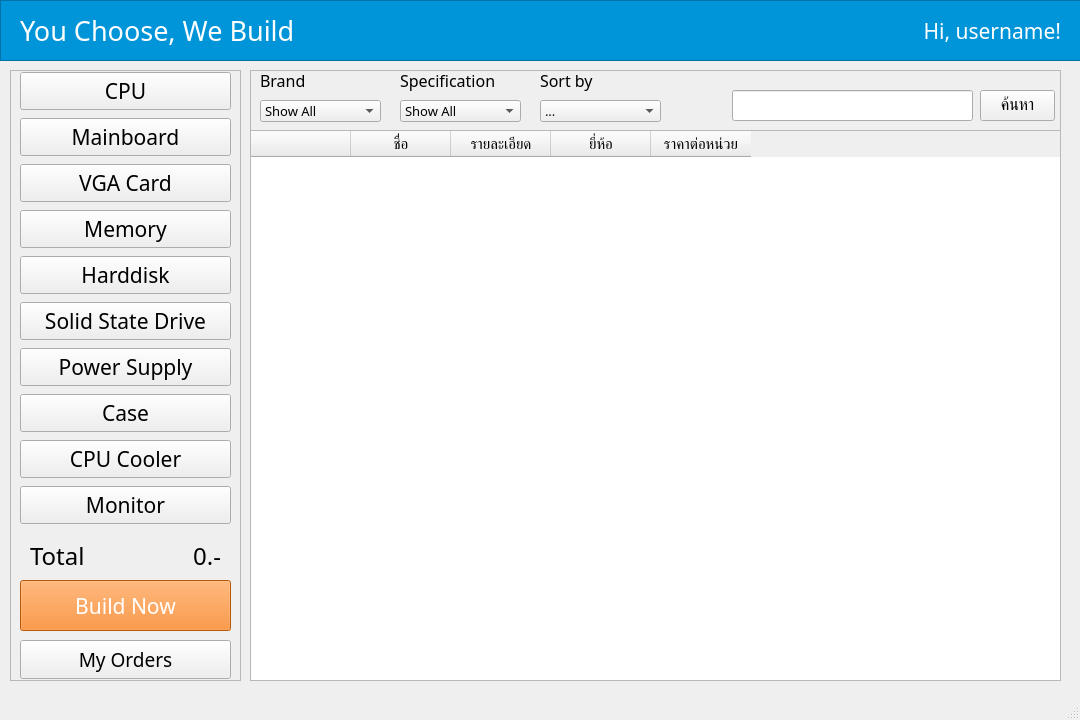
<?xml version="1.0" encoding="UTF-8"?>
<ui version="4.0">
 <class>frm_main_cus</class>
 <widget class="QMainWindow" name="frm_main_cus">
  <property name="windowModality">
   <enum>Qt::ApplicationModal</enum>
  </property>
  <property name="geometry">
   <rect>
    <x>0</x>
    <y>0</y>
    <width>1080</width>
    <height>720</height>
   </rect>
  </property>
  <property name="minimumSize">
   <size>
    <width>1080</width>
    <height>720</height>
   </size>
  </property>
  <property name="windowTitle">
   <string>You Choose, We Build</string>
  </property>
  <property name="styleSheet">
   <string notr="true"/>
  </property>
  <widget class="QWidget" name="centralwidget">
   <widget class="QFrame" name="frame_item">
    <property name="geometry">
     <rect>
      <x>250</x>
      <y>70</y>
      <width>811</width>
      <height>611</height>
     </rect>
    </property>
    <property name="font">
     <font>
      <family>Kanit</family>
     </font>
    </property>
    <property name="frameShape">
     <enum>QFrame::StyledPanel</enum>
    </property>
    <property name="frameShadow">
     <enum>QFrame::Raised</enum>
    </property>
    <widget class="QTableWidget" name="tbl_item">
     <property name="geometry">
      <rect>
       <x>0</x>
       <y>60</y>
       <width>811</width>
       <height>551</height>
      </rect>
     </property>
     <property name="font">
      <font>
       <family>Kanit</family>
       <pointsize>11</pointsize>
      </font>
     </property>
     <column>
      <property name="text">
       <string/>
      </property>
     </column>
     <column>
      <property name="text">
       <string>ชื่อ</string>
      </property>
     </column>
     <column>
      <property name="text">
       <string>รายละเอียด</string>
      </property>
     </column>
     <column>
      <property name="text">
       <string>ยี่ห้อ</string>
      </property>
     </column>
     <column>
      <property name="text">
       <string>ราคาต่อหน่วย</string>
      </property>
     </column>
    </widget>
    <widget class="QComboBox" name="cmb_brand">
     <property name="geometry">
      <rect>
       <x>10</x>
       <y>30</y>
       <width>121</width>
       <height>22</height>
      </rect>
     </property>
     <property name="font">
      <font>
       <family>Kanit Light</family>
       <pointsize>10</pointsize>
      </font>
     </property>
     <item>
      <property name="text">
       <string>Show All</string>
      </property>
     </item>
    </widget>
    <widget class="QLabel" name="lbl_brand">
     <property name="geometry">
      <rect>
       <x>10</x>
       <y>0</y>
       <width>47</width>
       <height>21</height>
      </rect>
     </property>
     <property name="font">
      <font>
       <family>Kanit</family>
       <pointsize>12</pointsize>
      </font>
     </property>
     <property name="text">
      <string>Brand</string>
     </property>
    </widget>
    <widget class="QLabel" name="lbl_spec">
     <property name="geometry">
      <rect>
       <x>150</x>
       <y>0</y>
       <width>101</width>
       <height>21</height>
      </rect>
     </property>
     <property name="font">
      <font>
       <family>Kanit</family>
       <pointsize>12</pointsize>
      </font>
     </property>
     <property name="text">
      <string>Specification</string>
     </property>
    </widget>
    <widget class="QComboBox" name="cmb_spec">
     <property name="geometry">
      <rect>
       <x>150</x>
       <y>30</y>
       <width>121</width>
       <height>22</height>
      </rect>
     </property>
     <property name="font">
      <font>
       <family>Kanit Light</family>
       <pointsize>10</pointsize>
      </font>
     </property>
     <item>
      <property name="text">
       <string>Show All</string>
      </property>
     </item>
    </widget>
    <widget class="QLabel" name="lbl_sortby">
     <property name="geometry">
      <rect>
       <x>290</x>
       <y>0</y>
       <width>101</width>
       <height>21</height>
      </rect>
     </property>
     <property name="font">
      <font>
       <family>Kanit</family>
       <pointsize>12</pointsize>
      </font>
     </property>
     <property name="text">
      <string>Sort by</string>
     </property>
    </widget>
    <widget class="QComboBox" name="cmb_sortby">
     <property name="geometry">
      <rect>
       <x>290</x>
       <y>30</y>
       <width>121</width>
       <height>22</height>
      </rect>
     </property>
     <property name="font">
      <font>
       <family>Kanit Light</family>
       <pointsize>10</pointsize>
      </font>
     </property>
     <item>
      <property name="text">
       <string>...</string>
      </property>
     </item>
     <item>
      <property name="text">
       <string>ชื่อ</string>
      </property>
     </item>
     <item>
      <property name="text">
       <string>ล่าสุด</string>
      </property>
     </item>
     <item>
      <property name="text">
       <string>ราคาสูงสุด</string>
      </property>
     </item>
     <item>
      <property name="text">
       <string>ราคาต่ำสุด</string>
      </property>
     </item>
    </widget>
    <widget class="QPushButton" name="btn_search">
     <property name="geometry">
      <rect>
       <x>730</x>
       <y>20</y>
       <width>75</width>
       <height>31</height>
      </rect>
     </property>
     <property name="font">
      <font>
       <family>Kanit</family>
       <pointsize>12</pointsize>
      </font>
     </property>
     <property name="text">
      <string>ค้นหา</string>
     </property>
    </widget>
    <widget class="QLineEdit" name="txt_search">
     <property name="geometry">
      <rect>
       <x>482</x>
       <y>20</y>
       <width>241</width>
       <height>31</height>
      </rect>
     </property>
     <property name="font">
      <font>
       <family>Kanit Light</family>
       <pointsize>10</pointsize>
      </font>
     </property>
    </widget>
   </widget>
   <widget class="QFrame" name="frame_header">
    <property name="geometry">
     <rect>
      <x>0</x>
      <y>0</y>
      <width>1081</width>
      <height>61</height>
     </rect>
    </property>
    <property name="styleSheet">
     <string notr="true">background-color: rgb(0, 148, 217);</string>
    </property>
    <property name="frameShape">
     <enum>QFrame::StyledPanel</enum>
    </property>
    <property name="frameShadow">
     <enum>QFrame::Raised</enum>
    </property>
    <widget class="QLabel" name="lbl_title">
     <property name="geometry">
      <rect>
       <x>20</x>
       <y>10</y>
       <width>291</width>
       <height>41</height>
      </rect>
     </property>
     <property name="font">
      <font>
       <family>Kanit</family>
       <pointsize>20</pointsize>
      </font>
     </property>
     <property name="styleSheet">
      <string notr="true">color: rgb(255, 255, 255);</string>
     </property>
     <property name="text">
      <string>You Choose, We Build</string>
     </property>
    </widget>
    <widget class="QLabel" name="lbl_hi">
     <property name="geometry">
      <rect>
       <x>760</x>
       <y>10</y>
       <width>301</width>
       <height>41</height>
      </rect>
     </property>
     <property name="font">
      <font>
       <family>Kanit</family>
       <pointsize>16</pointsize>
      </font>
     </property>
     <property name="layoutDirection">
      <enum>Qt::RightToLeft</enum>
     </property>
     <property name="styleSheet">
      <string notr="true">color: rgb(255, 255, 255);</string>
     </property>
     <property name="text">
      <string>Hi, username!</string>
     </property>
     <property name="alignment">
      <set>Qt::AlignRight|Qt::AlignTrailing|Qt::AlignVCenter</set>
     </property>
    </widget>
   </widget>
   <widget class="QFrame" name="frame_menubar">
    <property name="geometry">
     <rect>
      <x>10</x>
      <y>70</y>
      <width>231</width>
      <height>611</height>
     </rect>
    </property>
    <property name="frameShape">
     <enum>QFrame::StyledPanel</enum>
    </property>
    <property name="frameShadow">
     <enum>QFrame::Raised</enum>
    </property>
    <widget class="QWidget" name="verticalLayoutWidget">
     <property name="geometry">
      <rect>
       <x>10</x>
       <y>0</y>
       <width>211</width>
       <height>461</height>
      </rect>
     </property>
     <layout class="QVBoxLayout" name="verticalLayout">
      <property name="spacing">
       <number>6</number>
      </property>
      <property name="sizeConstraint">
       <enum>QLayout::SetDefaultConstraint</enum>
      </property>
      <item>
       <widget class="QPushButton" name="btn_cpu">
        <property name="font">
         <font>
          <family>Kanit</family>
          <pointsize>16</pointsize>
         </font>
        </property>
        <property name="text">
         <string>CPU</string>
        </property>
       </widget>
      </item>
      <item>
       <widget class="QPushButton" name="btn_mainboard">
        <property name="font">
         <font>
          <family>Kanit</family>
          <pointsize>16</pointsize>
         </font>
        </property>
        <property name="text">
         <string>Mainboard</string>
        </property>
       </widget>
      </item>
      <item>
       <widget class="QPushButton" name="btn_vgacard">
        <property name="font">
         <font>
          <family>Kanit</family>
          <pointsize>16</pointsize>
         </font>
        </property>
        <property name="text">
         <string>VGA Card</string>
        </property>
       </widget>
      </item>
      <item>
       <widget class="QPushButton" name="btn_memory">
        <property name="font">
         <font>
          <family>Kanit</family>
          <pointsize>16</pointsize>
         </font>
        </property>
        <property name="text">
         <string>Memory</string>
        </property>
       </widget>
      </item>
      <item>
       <widget class="QPushButton" name="btn_harddisk">
        <property name="font">
         <font>
          <family>Kanit</family>
          <pointsize>16</pointsize>
         </font>
        </property>
        <property name="text">
         <string>Harddisk</string>
        </property>
       </widget>
      </item>
      <item>
       <widget class="QPushButton" name="btn_ssd">
        <property name="font">
         <font>
          <family>Kanit</family>
          <pointsize>16</pointsize>
         </font>
        </property>
        <property name="text">
         <string>Solid State Drive</string>
        </property>
       </widget>
      </item>
      <item>
       <widget class="QPushButton" name="btn_psu">
        <property name="font">
         <font>
          <family>Kanit</family>
          <pointsize>16</pointsize>
         </font>
        </property>
        <property name="text">
         <string>Power Supply</string>
        </property>
       </widget>
      </item>
      <item>
       <widget class="QPushButton" name="btn_case">
        <property name="font">
         <font>
          <family>Kanit</family>
          <pointsize>16</pointsize>
         </font>
        </property>
        <property name="text">
         <string>Case</string>
        </property>
       </widget>
      </item>
      <item>
       <widget class="QPushButton" name="btn_cpucooler">
        <property name="font">
         <font>
          <family>Kanit</family>
          <pointsize>16</pointsize>
         </font>
        </property>
        <property name="text">
         <string>CPU Cooler</string>
        </property>
       </widget>
      </item>
      <item>
       <widget class="QPushButton" name="btn_monitor">
        <property name="sizePolicy">
         <sizepolicy hsizetype="Minimum" vsizetype="Fixed">
          <horstretch>0</horstretch>
          <verstretch>0</verstretch>
         </sizepolicy>
        </property>
        <property name="font">
         <font>
          <family>Kanit</family>
          <pointsize>16</pointsize>
         </font>
        </property>
        <property name="text">
         <string>Monitor</string>
        </property>
       </widget>
      </item>
     </layout>
    </widget>
    <widget class="QPushButton" name="btn_build">
     <property name="geometry">
      <rect>
       <x>10</x>
       <y>510</y>
       <width>211</width>
       <height>51</height>
      </rect>
     </property>
     <property name="font">
      <font>
       <family>Kanit</family>
       <pointsize>16</pointsize>
      </font>
     </property>
     <property name="styleSheet">
      <string notr="true">background:rgb(255, 124, 10);
color: rgb(255, 255, 255);</string>
     </property>
     <property name="text">
      <string>Build Now</string>
     </property>
    </widget>
    <widget class="QLabel" name="lbl_total">
     <property name="geometry">
      <rect>
       <x>80</x>
       <y>470</y>
       <width>131</width>
       <height>31</height>
      </rect>
     </property>
     <property name="font">
      <font>
       <family>Kanit</family>
       <pointsize>18</pointsize>
      </font>
     </property>
     <property name="text">
      <string>0.-</string>
     </property>
     <property name="alignment">
      <set>Qt::AlignRight|Qt::AlignTrailing|Qt::AlignVCenter</set>
     </property>
    </widget>
    <widget class="QLabel" name="lbl_totaltxt">
     <property name="geometry">
      <rect>
       <x>20</x>
       <y>470</y>
       <width>71</width>
       <height>31</height>
      </rect>
     </property>
     <property name="font">
      <font>
       <family>Kanit</family>
       <pointsize>18</pointsize>
      </font>
     </property>
     <property name="text">
      <string>Total</string>
     </property>
     <property name="alignment">
      <set>Qt::AlignLeading|Qt::AlignLeft|Qt::AlignVCenter</set>
     </property>
    </widget>
    <widget class="QPushButton" name="btn_settings">
     <property name="geometry">
      <rect>
       <x>10</x>
       <y>570</y>
       <width>211</width>
       <height>39</height>
      </rect>
     </property>
     <property name="sizePolicy">
      <sizepolicy hsizetype="Minimum" vsizetype="Fixed">
       <horstretch>0</horstretch>
       <verstretch>0</verstretch>
      </sizepolicy>
     </property>
     <property name="font">
      <font>
       <family>Kanit</family>
       <pointsize>14</pointsize>
      </font>
     </property>
     <property name="text">
      <string>My Orders</string>
     </property>
    </widget>
   </widget>
  </widget>
  <widget class="QMenuBar" name="menubar">
   <property name="geometry">
    <rect>
     <x>0</x>
     <y>0</y>
     <width>1080</width>
     <height>21</height>
    </rect>
   </property>
  </widget>
  <widget class="QStatusBar" name="statusbar"/>
 </widget>
 <resources/>
 <connections/>
</ui>
